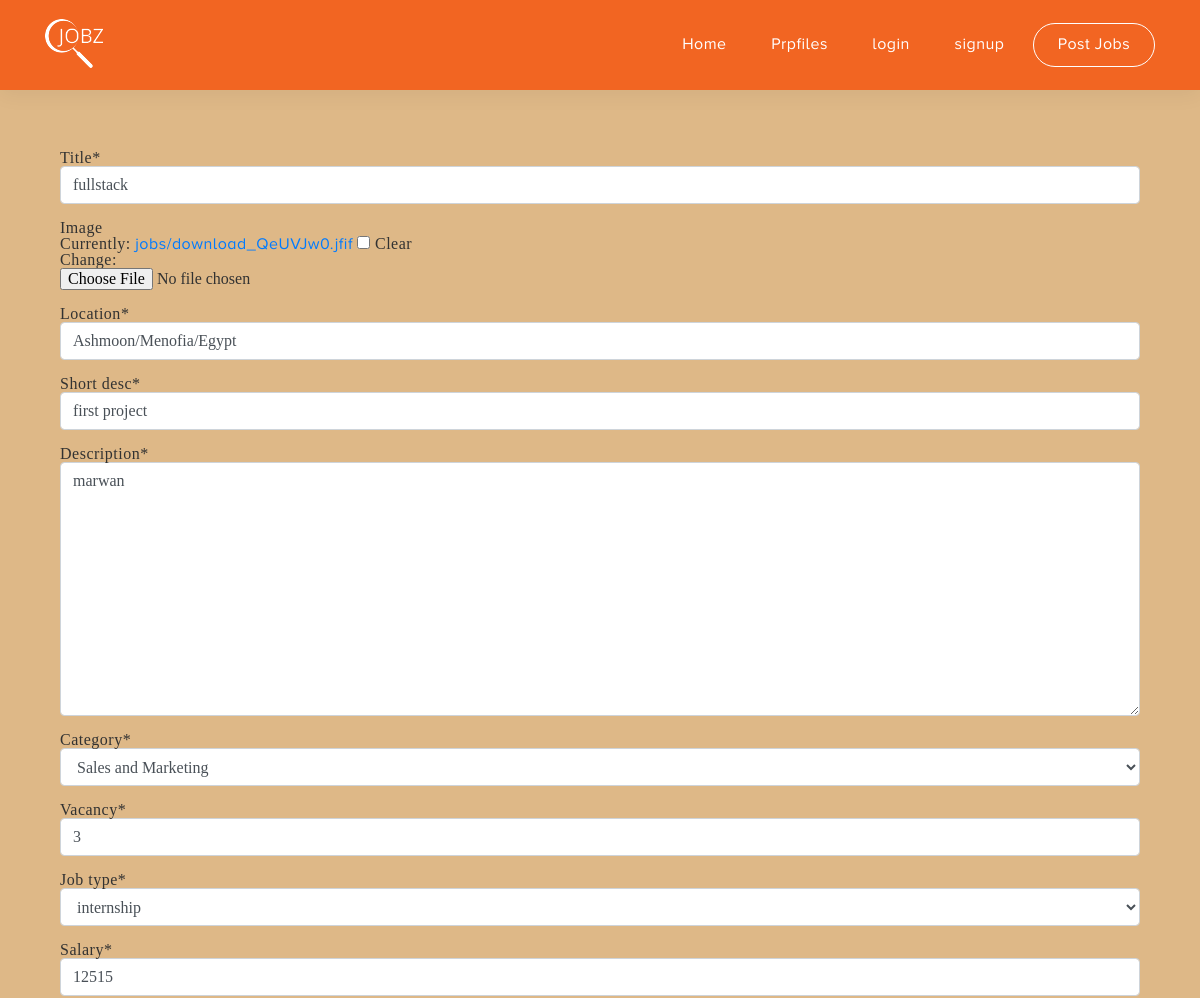
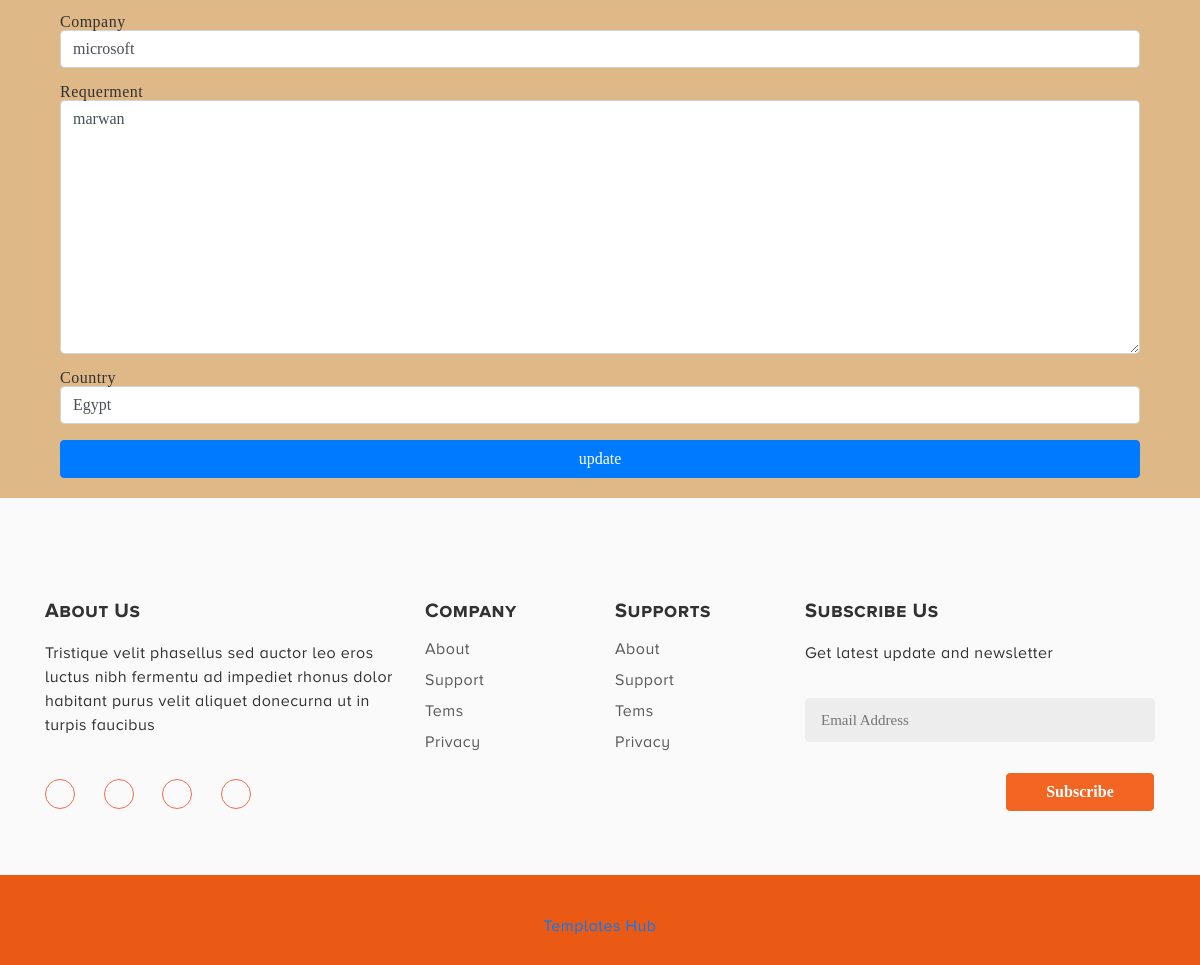
/jobs/fullstack/edit/, run on the app's committed database (2 pictures, top to bottom).
### jobs/models.py (models this page shows, shortened)
class Job(models.Model):
    title = models.CharField(max_length=300)
    profile = models.ForeignKey(Profile, on_delete=models.CASCADE)
    image = models.ImageField(upload_to='jobs/', null=True, blank=True)
    location = models.CharField(max_length=500)
    short_desc = models.CharField(max_length=500)
    description = models.TextField()
    category = models.CharField(max_length=200, choices=job_category_choices)
    vacancy = models.IntegerField()
    job_type = models.CharField(max_length=50, choices=job_type_choices)
    salary = models.IntegerField()
    pubished_at = models.DateField(auto_now_add=True)
    company = models.CharField(max_length=150, null=True,blank=True)
    country = models.CharField(max_length=150, null=True,blank=True)
    requerment = models.TextField(null=True, blank=True)
    slug = models.SlugField(null=True, blank=True)

### jobs/views.py (the view)
# urls.py: path('<str:slug>/edit/', JobUpdate.as_view(), name='update'),
class JobUpdate(UpdateView):
    model = Job
    template_name = 'jobs/job_update.html'
    form_class = JobForm
    success_url = reverse_lazy('jobs:all')

### jobs/forms.py
class JobForm(ModelForm):
    class Meta:
        model = Job
        fields = ['title','image','location',
        'short_desc','description','category',
         'vacancy','job_type','salary','company','requerment','country']

### jobs/templates/jobs/job_update.html (shortened to what this page needs)
{% extends "base.html" %}
{% load crispy_forms_tags %}
{% block content %}
<div style="margin-bottom: 20px; width:90%; margin-left: 5%;">
    <form action="" method="POST" enctype="multipart/form-data">
    {{form|crispy}}
    <input class="btn btn-primary" style="width: 100%;" type="submit" value="update">
</form>
</div>
{% endblock content %}

### static/css/style.css (style rules this page uses)
html,body,div,span,applet,object,iframe,h1,h2,h3,h4,h5,h6,p,blockquote,pre,a,abbr,acronym,address,big,cite,code,del,dfn,em,img,ins,kbd,q,s,samp,small,strike,strong,sub,sup,tt,var,b,u,i,center,dl,dt,dd,ol,ul,li,fieldset,form,label,legend,table,caption,tbody,tfoot,thead,tr,th,td,article,aside,canvas,details,embed,figure,figcaption,footer,header,hgroup,menu,nav,output,ruby,section,summary,time,mark,audio,video { margin:0;padding:0;border:0;font-size:100%;font:inherit;vertical-align:baseline;letter-spacing:.5px }
body { line-height:1;color:#323232 }
a { font-family:proxima nova alt rg;font-size:16px;transition:all .5s ease 0s }

### data on the page
Job: title "fullstack", location "Ashmoon/Menofia/Egypt", short_desc "first project", description "marwan", category "Sales and Marketing", vacancy "3", job_type "internship", salary "12515", company "microsoft", requerment "marwan", country "Egypt"
